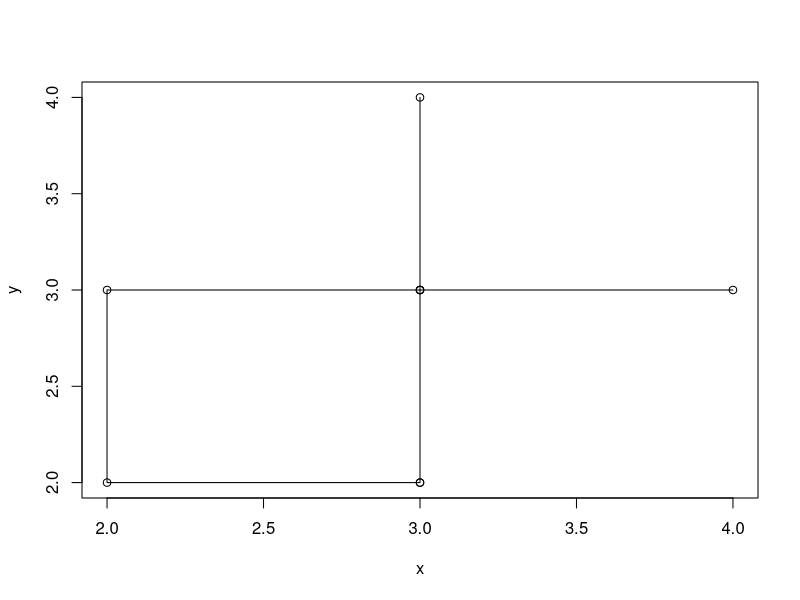

Reproduce this figure in R.
## ---- chunk 1
x = c(3,3,3,2,2,3,3,3,4)
y = c(4,3,3,3,2,2,2,3,3)
plot(x,y)
lines(x,y)
